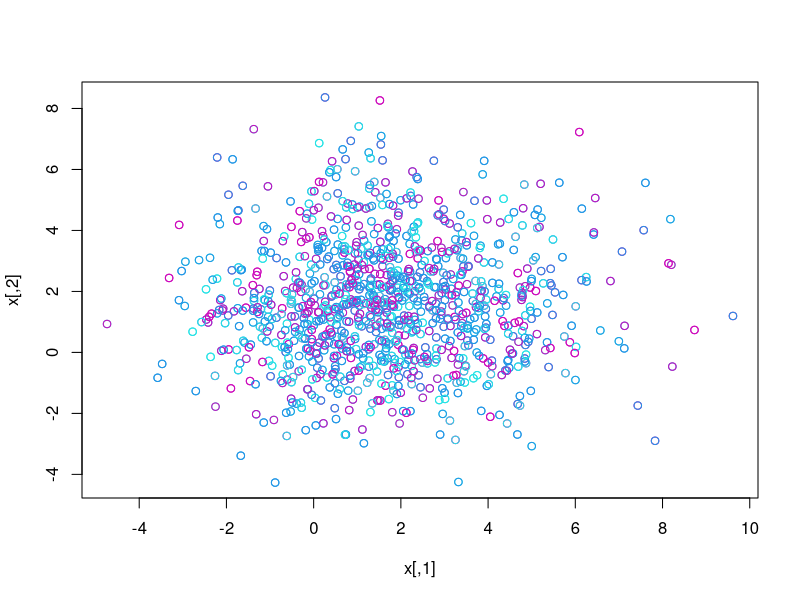
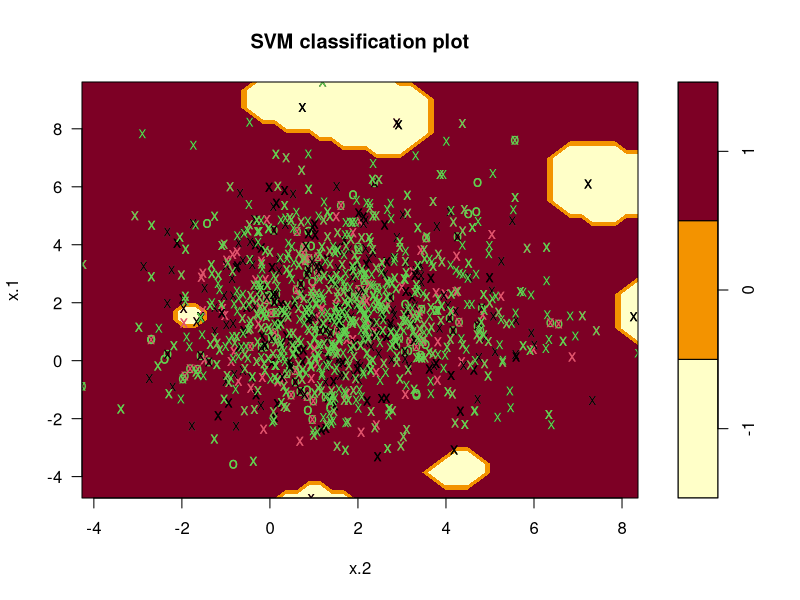

Reproduce these figures in R, in order.
## ---- chunk 1
setwd("C:/Users/Venkatramani/Desktop/Test")
## ---- chunk 2
data_c <- read.csv('classification_data.csv', header = TRUE)
## ---- chunk 3
data.new <- data_c[data_c$Cycle!=8,]
## ---- chunk 4
library(e1071)

# Convert the two variables 'value0.1' and 'value0.2' into matrix form. 
x = matrix(data.new$value.0.1,data.new$value.0.2,nrow = nrow(data.new), ncol = 2)

# Map the target variable 'Result' to y. 
y = c(data.new$Result)

# Plot the result. #13 to equalise the x and y lengths. 
plot(x, col=(13-y))
## ---- chunk 5
dat=data.frame(x=x, y=as.factor(y))

svmfit=svm(y~., data=dat, kernel="radial",scale=FALSE)
plot(svmfit, dat)
## ---- chunk 6
summary(svmfit)
## ---- chunk 7
pred <- predict(svmfit,x)
system.time(pred <- predict(svmfit,x))
## ---- chunk 8

svm_tune <- tune(svm, train.x=x, train.y=y,kernel="radial", ranges=list(cost=c(0.001,0.01,0.1,1,5,10,100)))

system.time(svm_tune <- tune(svm, train.x=x, train.y=y,kernel="radial", ranges=list(cost=c(0.001,0.01,0.1,1,5,10,100))))

summary(svm_tune)
## ---- chunk 9
bestmod = svm_tune$best.model
summary(bestmod)
## ---- chunk 10

svmfit.aftertune=svm(y~., data=dat, kernel="radial",cost=0.01,gamma=0.5,scale=FALSE)
summary(svmfit.aftertune)
## ---- chunk 11
pred.1 <- predict(svmfit.aftertune,x)
system.time(pred.1 <- predict(svmfit.aftertune,x))
## ---- chunk 12
library(kernlab)
m <- ksvm(x,y, data = data.train,kernel="rbfdot",C=1)
m
## ---- chunk 13
# Set 80% as training set and 20% as test set. 
dim(dat)
data.train <- dat[1:1700,] 
data.test <- dat[1701:2142,]  
## ---- chunk 14
# Exclude the y variable from the test set to match the no of predictors.
p <- predict(m,data.test[,-3],type="response")
## ---- chunk 15
head(p)
# Cross check if all the Result variable of the test set is predicted. 
dim(p)
## ---- chunk 16
table <- table(p,data.test$y)
## ---- chunk 17
tail(table)
